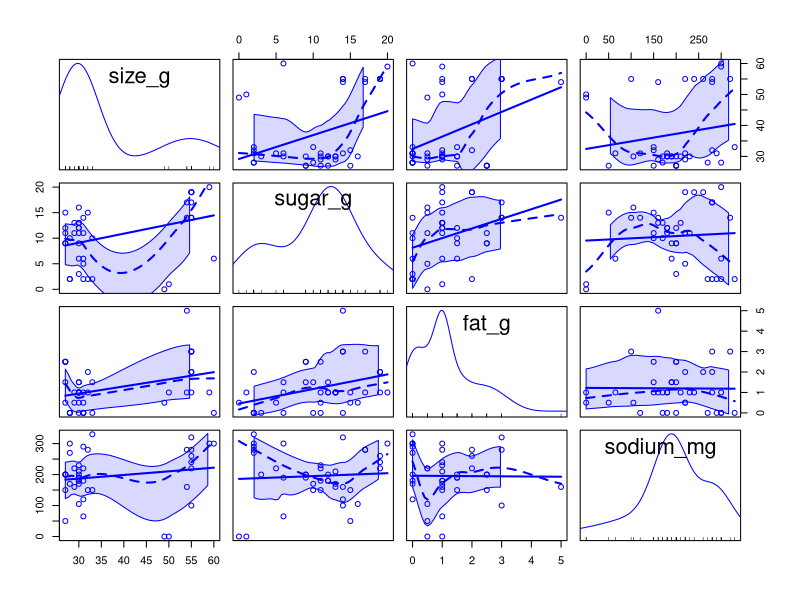
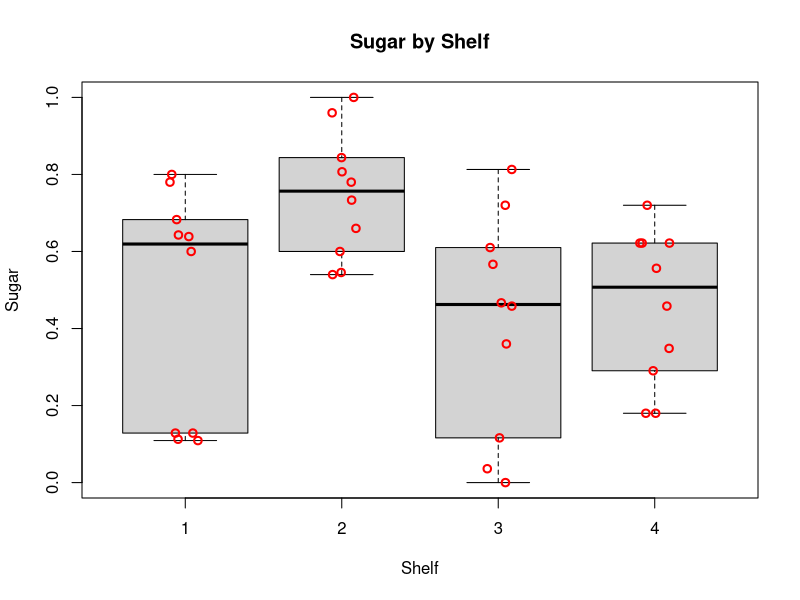
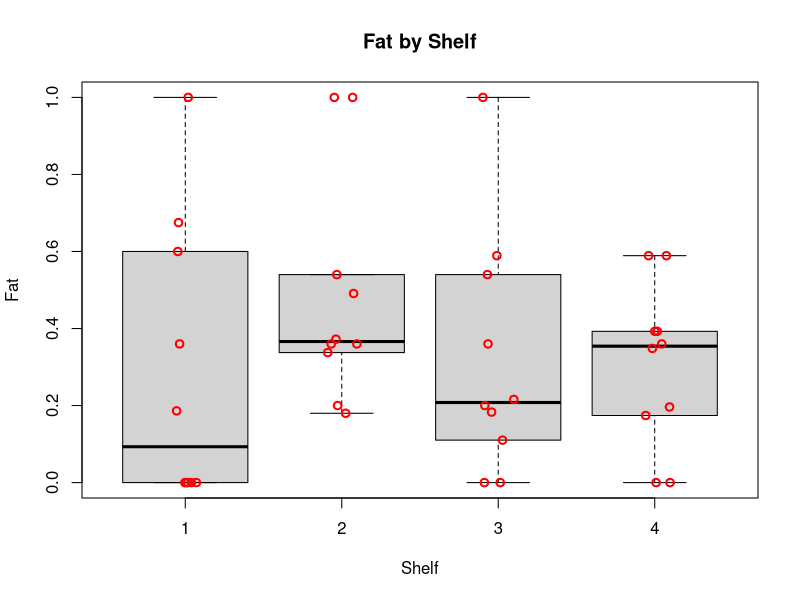
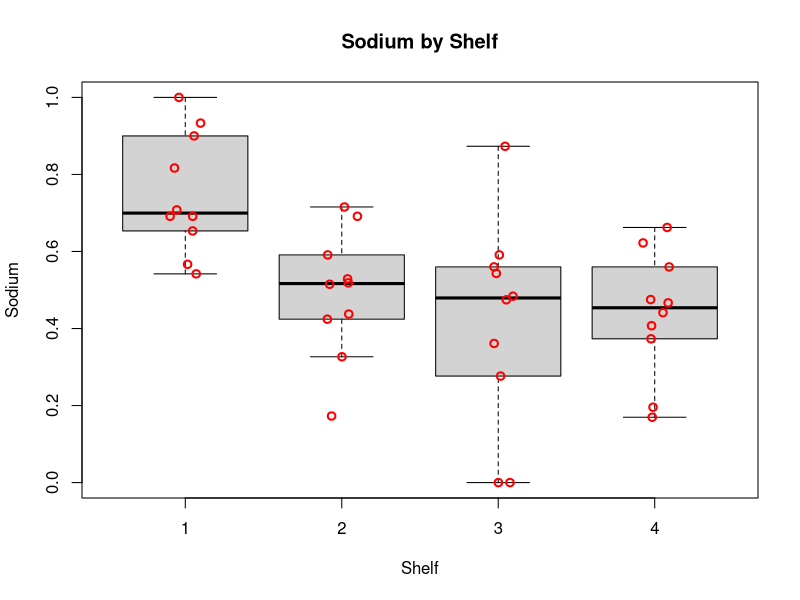
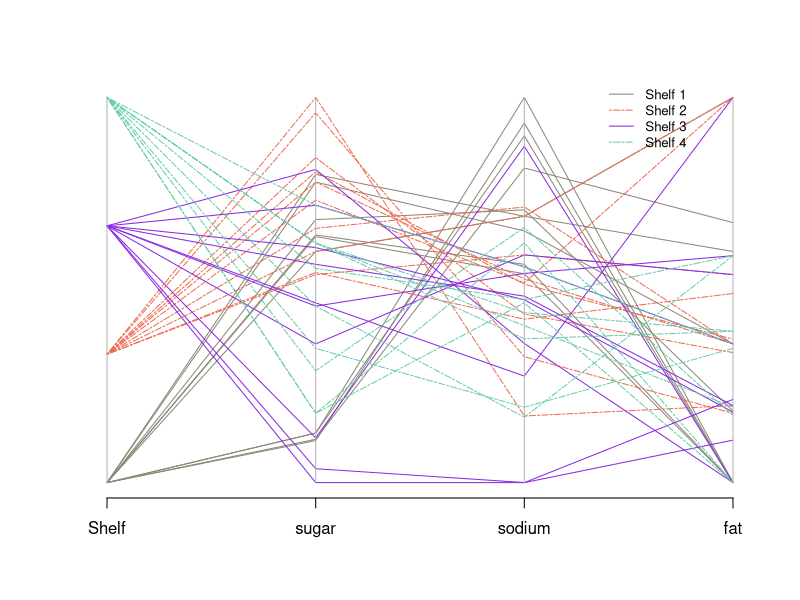
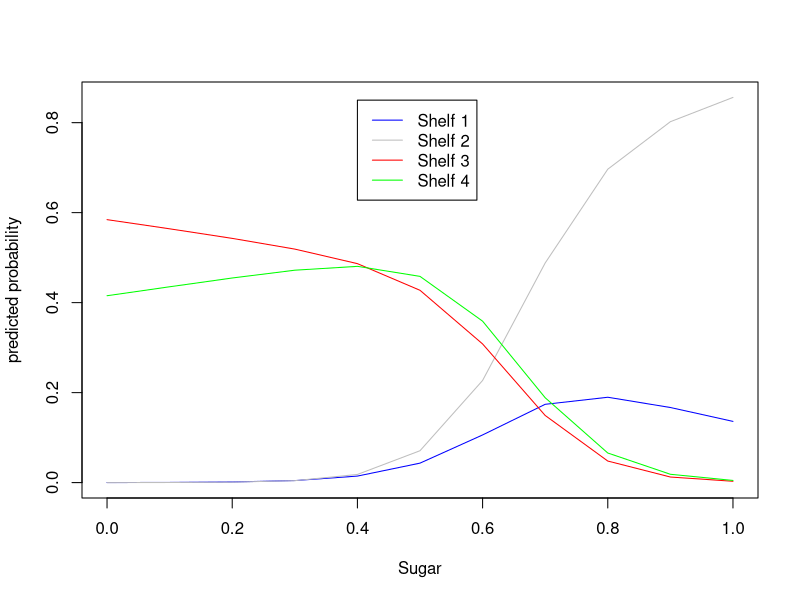
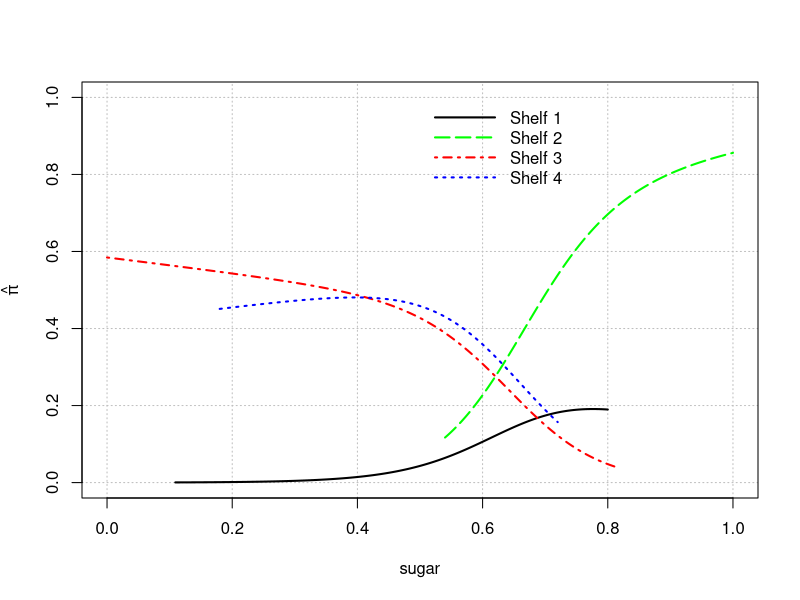

Write R code to recreate these figures, in order.
## ---- chunk 1

#Load libraries and insert a function to tidy up the code when they are printed out
library(vcd)
library(nnet)
library(car)
library(Hmisc)
library(skimr)
library(MASS)

rm(list = ls())
library(knitr)
opts_chunk$set(tidy.opts=list(width.cutoff=60),tidy=TRUE)

## ---- chunk 2
cereal <- read.csv("cereal_dillons.csv")
str(cereal)
## ---- chunk 3
# Examine the data to check data validity before proceeding with the questions.
skim(cereal)
## ---- chunk 4
#suppress warnings
oldw <- getOption("warn")
options(warn = -1)
scatterplotMatrix(~ size_g + sugar_g + fat_g + sodium_mg, data = cereal)
#restore old warning level
options(warn = oldw)
## ---- chunk 5
# the formula is from textbook
standardize <- function(x) { (x - min(x)) / (max(x) - min(x))}
cereal2 <- data.frame(Shelf = cereal$Shelf, Cereal = cereal$Cereal, 
                      sugar = standardize(cereal$sugar_g / cereal$size_g), 
                      fat = standardize(cereal$fat_g / cereal$size_g), 
                      sodium = standardize(cereal$sodium / cereal$size_g))

head(cereal2)
## ---- chunk 6
# this code is from textbook
boxplot(formula = sugar ~ Shelf, data = cereal2, ylab = "Sugar", 
        xlab = "Shelf", main = "Sugar by Shelf", pars = list(outpch=NA))
stripchart(x = cereal2$sugar ~ cereal2$Shelf, lwd = 2, col = "red", 
           method = "jitter", vertical = TRUE, pch = 1, add = TRUE)

boxplot(formula = fat ~ Shelf, data = cereal2, ylab = "Fat", 
        xlab = "Shelf", main = "Fat by Shelf",pars = list(outpch=NA))
stripchart(x = cereal2$fat ~ cereal2$Shelf, lwd = 2, col = "red", 
           method = "jitter", vertical = TRUE, pch = 1, add = TRUE)

boxplot(formula = sodium ~ Shelf, data = cereal2, ylab = "Sodium", 
        xlab = "Shelf", main = "Sodium by Shelf", pars = list(outpch=NA))
stripchart(x = cereal2$sodium ~ cereal2$Shelf, lwd = 2, col = "red", 
           method = "jitter", vertical = TRUE, pch = 1, add = TRUE)

## ---- chunk 7
cereal3<-data.frame(cereal2[1], cereal2[3], cereal2[5], cereal2[4])

# Colors by condition:
cereal.colors<-ifelse(test = cereal2$Shelf==1, yes = "cornsilk4", 
                no = ifelse(test = cereal2$Shelf==2, yes = "coral2", 
                no = ifelse(test = cereal2$Shelf==3, yes = "blueviolet", no= "aquamarine3")))
# Line type by condition:
cereal.lty<-ifelse(test = cereal2$Shelf==1, yes = "solid", 
                no = ifelse(test = cereal2$Shelf==2, yes = "twodash", 
                no = ifelse(test = cereal2$Shelf==3, yes = "solid", no = "twodash")))

parcoord(x = cereal3, col = cereal.colors, lty = cereal.lty)  # Plot
legend(x = 3.35, y = 1.05, legend = c("Shelf 1", "Shelf 2", "Shelf 3", "Shelf 4"), lty = c("solid", "twodash", "solid", "twodash"),
  col=c("cornsilk4", "coral2", "blueviolet","aquamarine3"), cex=0.8, bty="n")
## ---- chunk 8
levels(as.factor(cereal2$Shelf))
mod1 <- multinom(as.factor(Shelf) ~ sugar + fat + sodium, data=cereal2)
summary(mod1)
Anova(mod1)
## ---- chunk 9
## Create expanded models including interaction terms between all pairs of explanatory variables and triple interaction between all 3.

modA <- multinom(as.factor(Shelf) ~ sugar + fat + sodium + sugar:fat, data = cereal2)
Anova(modA)

modB <- multinom(as.factor(Shelf) ~ sugar + fat + sodium + sugar:sodium, data = cereal2)
Anova(modB)

modC <- multinom(as.factor(Shelf) ~ sugar + fat + sodium + fat:sodium, data = cereal2)
Anova(modC)

modD <- multinom(as.factor(Shelf) ~ sugar + fat + sodium + fat:sodium:sugar, data = cereal2)
Anova(modD)

modE <- multinom(as.factor(Shelf) ~ sugar + fat + sodium + sugar:fat +
                   sugar:sodium + fat:sodium + fat:sodium:sugar, data = cereal2)
Anova(modE)
## ---- chunk 10
stand.new <- function(meas, serv_size, comparison) {( meas/serv_size - min(comparison)) / (max(comparison) - min(comparison))}

newdata <- data.frame(sugar = stand.new(12, 28, cereal$sugar_g/cereal$size_g), 
                      fat = stand.new(0.5, 28, cereal$fat_g/cereal$size_g),
                      sodium = stand.new(130, 28, cereal$sodium_mg/cereal$size_g))

round(predict(object = mod1, newdata = newdata, type = "probs", se.fit = TRUE),7)
## ---- chunk 11
newfat <- c(rep(mean(cereal2$fat),11))
newsodium <- c(rep(mean(cereal2$sodium),11))
newsugar <- c(seq(0,1, 0.1))
simulated.data <- data.frame(sugar=newsugar, fat=newfat, sodium=newsodium)
pi.hat.sim <-predict(mod1, newdata=simulated.data, type="probs")
plot.new()
x<- seq(0,1,0.1)
plot(x,pi.hat.sim[,1],type='l',col="blue",
     ylim=range(min(pi.hat.sim), max(pi.hat.sim)),
     xlab = "Sugar", ylab = "predicted probability")
lines(x, pi.hat.sim[,2], col="gray")
lines(x, pi.hat.sim[,3], col="red")
lines(x, pi.hat.sim[,4], col="green")

legend(x = 0.4, y = 0.85 , legend = c("Shelf 1", "Shelf 2", "Shelf 3", "Shelf 4"), col=c("blue","gray","red","green"),lty = "solid")

## ---- chunk 12
## Open question: in figure 3.3, they have each line stop at the min/max for each type of kernel (equivalent to each shelf in our example). Is this what we want, or do we want it to go from 0 to 1 for each shelf? (code for both below, 0-1 is commented out.)


beta.hat<-coefficients(mod1)
beta.hat
mean_fat <- mean(cereal2$fat)
mean_sodium <- mean(cereal2$sodium)


# Create plotting area first to make sure get the whole region with respect to x-axis
curve(expr = 1/(1 + exp(beta.hat[1,1] + beta.hat[1,2]*x) + exp(beta.hat[2,1] + beta.hat[2,2]*x)), ylab = expression(hat(pi)), xlab = "sugar",
  xlim = c(min(cereal2$sugar), max(cereal2$sugar)), ylim = c(0, 1), col = "black", lty = "solid", lwd = 2, n = 1000, type = "n",
  panel.first = grid(col = "gray", lty = "dotted"))

## Plot each pi_j
# Shelf1
curve(expr = 1/(1 + exp(beta.hat[1,1] + beta.hat[1,2]*x + beta.hat[1,3]*mean_fat + beta.hat[1,4]*mean_sodium)
                + exp(beta.hat[2,1] + beta.hat[2,2]*x + beta.hat[2,3]*mean_fat + beta.hat[2,4]*mean_sodium)
                + exp(beta.hat[3,1] + beta.hat[3,2]*x + beta.hat[3,3]*mean_fat + beta.hat[3,4]*mean_sodium)),
  col = "black", lty = "solid", lwd = 2, n = 1000, add = TRUE,
  xlim = c(min(cereal2$sugar[cereal2$Shelf == 1]), max(cereal2$sugar[cereal2$Shelf == 1])))
  # xlim = c(0,1))  

# Shelf2
curve(expr = exp(beta.hat[1,1] + beta.hat[1,2]*x + beta.hat[1,3]*mean_fat + beta.hat[1,4]*mean_sodium)/
        (1 + exp(beta.hat[1,1] + beta.hat[1,2]*x + beta.hat[1,3]*mean_fat + beta.hat[1,4]*mean_sodium)
                + exp(beta.hat[2,1] + beta.hat[2,2]*x + beta.hat[2,3]*mean_fat + beta.hat[2,4]*mean_sodium)
                + exp(beta.hat[3,1] + beta.hat[3,2]*x + beta.hat[3,3]*mean_fat + beta.hat[3,4]*mean_sodium)), 
      col = "green", lty = "longdash", lwd = 2, n = 1000, add = TRUE, 
      xlim = c(min(cereal2$sugar[cereal2$Shelf == 2]), max(cereal2$sugar[cereal2$Shelf == 2])))
      # xlim = c(0,1))  

# Shelf3
curve(expr = exp(beta.hat[2,1] + beta.hat[2,2]*x + beta.hat[2,3]*mean_fat + beta.hat[2,4]*mean_sodium)/
        (1 + exp(beta.hat[1,1] + beta.hat[1,2]*x + beta.hat[1,3]*mean_fat + beta.hat[1,4]*mean_sodium)
                + exp(beta.hat[2,1] + beta.hat[2,2]*x + beta.hat[2,3]*mean_fat + beta.hat[2,4]*mean_sodium)
                + exp(beta.hat[3,1] + beta.hat[3,2]*x + beta.hat[3,3]*mean_fat + beta.hat[3,4]*mean_sodium)),
  col = "red", lty = "dotdash", lwd = 2, n = 1000, add = TRUE,
  xlim = c(min(cereal2$sugar[cereal2$Shelf == 3]), max(cereal2$sugar[cereal2$Shelf == 3])))
  # xlim = c(0,1))

# Shelf4
curve(expr = exp(beta.hat[3,1] + beta.hat[3,2]*x + beta.hat[3,3]*mean_fat + beta.hat[3,4]*mean_sodium)/
        (1 + exp(beta.hat[1,1] + beta.hat[1,2]*x + beta.hat[1,3]*mean_fat + beta.hat[1,4]*mean_sodium)
                + exp(beta.hat[2,1] + beta.hat[2,2]*x + beta.hat[2,3]*mean_fat + beta.hat[2,4]*mean_sodium)
                + exp(beta.hat[3,1] + beta.hat[3,2]*x + beta.hat[3,3]*mean_fat + beta.hat[3,4]*mean_sodium)),
  col = "blue", lty = "dotted", lwd = 2, n = 1000, add = TRUE,
  xlim = c(min(cereal2$sugar[cereal2$Shelf == 4]), max(cereal2$sugar[cereal2$Shelf == 4])))   
  # xlim = c(0,1))




legend(x = 0.5, y = 1.0, legend=c("Shelf 1", "Shelf 2", "Shelf 3", "Shelf 4"), 
       lty=c("solid","longdash", "dotdash", "dotted"),
  col=c("black","green","red", "blue"), bty="n", lwd = c(2,2,2), seg.len = 4)


## ---- chunk 13
sd.cereal<-apply(X=cereal2[, -c(2)], MARGIN = 2, FUN = sd)
c.value<-c(sd.cereal)[2:4]
# Estimated standard deviations for each explanatory variable
round(c.value,2)

#coefficients(mod1)
beta.hat2<-coefficients(mod1)[1,2:4]
beta.hat3<-coefficients(mod1)[2,2:4]
beta.hat4<-coefficients(mod1)[3,2:4]
# OR for j = 2 (Shelf 2 vs Shelf 1)
print("OR for j = 2 vs j = 1")
round(exp(c.value*beta.hat2),2)
round(1/exp(c.value*beta.hat2),2)
# OR for j = 3 (Shelf 3 vs Shelf 1)
print("OR for j = 3 vs j = 1")
round(exp(c.value*beta.hat3),2)
round(1/exp(c.value*beta.hat3),2)
# OR for j = 4 (Shelf 4 vs Shelf 1)
print("OR for j = 3 vs j = 1")
round(exp(c.value*beta.hat4),2)
round(1/exp(c.value*beta.hat4),2)
# OR for j = 3 (Shelf 3 vs Shelf 2)
print("OR for j = 3 vs j = 2")
round(exp(c.value*beta.hat3-c.value*beta.hat2),2)
round(1/exp(c.value*beta.hat3-c.value*beta.hat2),2)
# OR for j = 4 (Shelf 3 vs Shelf 2)
print("OR for j = 4 vs j = 2")
round(exp(c.value*beta.hat4-c.value*beta.hat2),2)
round(1/exp(c.value*beta.hat4-c.value*beta.hat2),2)
# OR for j = 4 (Shelf 3 vs Shelf 3)
print("OR for j = 4 vs j = 3")
round(exp(c.value*beta.hat4-c.value*beta.hat3),2)
round(1/exp(c.value*beta.hat4-c.value*beta.hat3),2)
